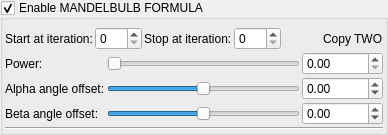
    <widget class="MyGroupBox" name="groupCheck_mandelbulb5_mandelbulb2_enabled">
     <property name="title">
      <string>Enable MANDELBULB FORMULA</string>
     </property>
     <property name="checkable">
      <bool>true</bool>
     </property>
     <layout class="QVBoxLayout" name="verticalLayout_21" stretch="0,0,0">
      <property name="spacing">
       <number>2</number>
      </property>
      <property name="leftMargin">
       <number>2</number>
      </property>
      <property name="topMargin">
       <number>2</number>
      </property>
      <property name="rightMargin">
       <number>2</number>
      </property>
      <property name="bottomMargin">
       <number>2</number>
      </property>
      <item>
       <layout class="QGridLayout" name="gridLayout_7">
        <property name="topMargin">
         <number>5</number>
        </property>
        <item row="0" column="4">
         <spacer name="horizontalSpacer_10">
          <property name="orientation">
           <enum>Qt::Horizontal</enum>
          </property>
          <property name="sizeHint" stdset="0">
           <size>
            <width>40</width>
            <height>20</height>
           </size>
          </property>
         </spacer>
        </item>
        <item row="0" column="3">
         <widget class="MySpinBox" name="spinboxInt_mandelbulb5_mandelbulb2_stop_iterations">
          <property name="sizePolicy">
           <sizepolicy hsizetype="Preferred" vsizetype="Maximum">
            <horstretch>0</horstretch>
            <verstretch>0</verstretch>
           </sizepolicy>
          </property>
          <property name="maximum">
           <number>250</number>
          </property>
         </widget>
        </item>
        <item row="0" column="0">
         <widget class="QLabel" name="label_51">
          <property name="text">
           <string>Start at iteration:</string>
          </property>
         </widget>
        </item>
        <item row="0" column="1">
         <widget class="MySpinBox" name="spinboxInt_mandelbulb5_mandelbulb2_start_iterations">
          <property name="sizePolicy">
           <sizepolicy hsizetype="Minimum" vsizetype="Maximum">
            <horstretch>0</horstretch>
            <verstretch>0</verstretch>
           </sizepolicy>
          </property>
          <property name="maximum">
           <number>250</number>
          </property>
         </widget>
        </item>
        <item row="0" column="6">
         <widget class="QLabel" name="label_117">
          <property name="text">
           <string>Copy TWO</string>
          </property>
         </widget>
        </item>
        <item row="0" column="2">
         <widget class="QLabel" name="label_54">
          <property name="text">
           <string>Stop at iteration:</string>
          </property>
         </widget>
        </item>
       </layout>
      </item>
      <item>
       <layout class="QGridLayout" name="gridLayout_30">
        <property name="spacing">
         <number>2</number>
        </property>
        <item row="1" column="0">
         <widget class="QLabel" name="label_64">
          <property name="text">
           <string>Alpha angle offset:</string>
          </property>
         </widget>
        </item>
        <item row="2" column="0">
         <widget class="QLabel" name="label_65">
          <property name="text">
           <string>Beta angle offset:</string>
          </property>
         </widget>
        </item>
        <item row="0" column="0">
         <widget class="QLabel" name="label_71">
          <property name="text">
           <string>Power:</string>
          </property>
         </widget>
        </item>
        <item row="1" column="1">
         <widget class="QSlider" name="slider_mandelbulb5_mandelbulb2_alpha_angle_offset">
          <property name="sizePolicy">
           <sizepolicy hsizetype="Expanding" vsizetype="Maximum">
            <horstretch>0</horstretch>
            <verstretch>0</verstretch>
           </sizepolicy>
          </property>
          <property name="minimum">
           <number>-18000</number>
          </property>
          <property name="maximum">
           <number>18000</number>
          </property>
          <property name="value">
           <number>0</number>
          </property>
          <property name="sliderPosition">
           <number>0</number>
          </property>
          <property name="orientation">
           <enum>Qt::Horizontal</enum>
          </property>
         </widget>
        </item>
        <item row="1" column="2">
         <widget class="MyDoubleSpinBox" name="spinbox_mandelbulb5_mandelbulb2_alpha_angle_offset">
          <property name="sizePolicy">
           <sizepolicy hsizetype="Minimum" vsizetype="Maximum">
            <horstretch>0</horstretch>
            <verstretch>0</verstretch>
           </sizepolicy>
          </property>
          <property name="prefix">
           <string/>
          </property>
          <property name="suffix">
           <string/>
          </property>
          <property name="decimals">
           <number>2</number>
          </property>
          <property name="minimum">
           <double>-36000.000000000000000</double>
          </property>
          <property name="maximum">
           <double>36000.000000000000000</double>
          </property>
          <property name="singleStep">
           <double>0.100000000000000</double>
          </property>
         </widget>
        </item>
        <item row="2" column="1">
         <widget class="QSlider" name="slider_mandelbulb5_mandelbulb2_beta_angle_offset">
          <property name="sizePolicy">
           <sizepolicy hsizetype="Expanding" vsizetype="Maximum">
            <horstretch>0</horstretch>
            <verstretch>0</verstretch>
           </sizepolicy>
          </property>
          <property name="minimum">
           <number>-18000</number>
          </property>
          <property name="maximum">
           <number>18000</number>
          </property>
          <property name="value">
           <number>0</number>
          </property>
          <property name="sliderPosition">
           <number>0</number>
          </property>
          <property name="orientation">
           <enum>Qt::Horizontal</enum>
          </property>
         </widget>
        </item>
        <item row="2" column="2">
         <widget class="MyDoubleSpinBox" name="spinbox_mandelbulb5_mandelbulb2_beta_angle_offset">
          <property name="sizePolicy">
           <sizepolicy hsizetype="Minimum" vsizetype="Maximum">
            <horstretch>0</horstretch>
            <verstretch>0</verstretch>
           </sizepolicy>
          </property>
          <property name="prefix">
           <string/>
          </property>
          <property name="suffix">
           <string/>
          </property>
          <property name="decimals">
           <number>2</number>
          </property>
          <property name="minimum">
           <double>-36000.000000000000000</double>
          </property>
          <property name="maximum">
           <double>36000.000000000000000</double>
          </property>
          <property name="singleStep">
           <double>0.100000000000000</double>
          </property>
         </widget>
        </item>
        <item row="0" column="2">
         <widget class="MyDoubleSpinBox" name="spinbox_mandelbulb5_mandelbulb2_power">
          <property name="sizePolicy">
           <sizepolicy hsizetype="Minimum" vsizetype="Maximum">
            <horstretch>0</horstretch>
            <verstretch>0</verstretch>
           </sizepolicy>
          </property>
          <property name="prefix">
           <string/>
          </property>
          <property name="suffix">
           <string/>
          </property>
          <property name="decimals">
           <number>2</number>
          </property>
          <property name="minimum">
           <double>0.000000000000000</double>
          </property>
          <property name="maximum">
           <double>1000.000000000000000</double>
          </property>
          <property name="singleStep">
           <double>0.100000000000000</double>
          </property>
         </widget>
        </item>
        <item row="0" column="1">
         <widget class="QSlider" name="slider_mandelbulb5_mandelbulb2_power">
          <property name="sizePolicy">
           <sizepolicy hsizetype="Expanding" vsizetype="Maximum">
            <horstretch>0</horstretch>
            <verstretch>0</verstretch>
           </sizepolicy>
          </property>
          <property name="maximum">
           <number>2000</number>
          </property>
          <property name="singleStep">
           <number>1</number>
          </property>
          <property name="orientation">
           <enum>Qt::Horizontal</enum>
          </property>
         </widget>
        </item>
       </layout>
      </item>
      <item>
       <widget class="Line" name="line_15">
        <property name="orientation">
         <enum>Qt::Horizontal</enum>
        </property>
       </widget>
      </item>
     </layout>
    </widget>
